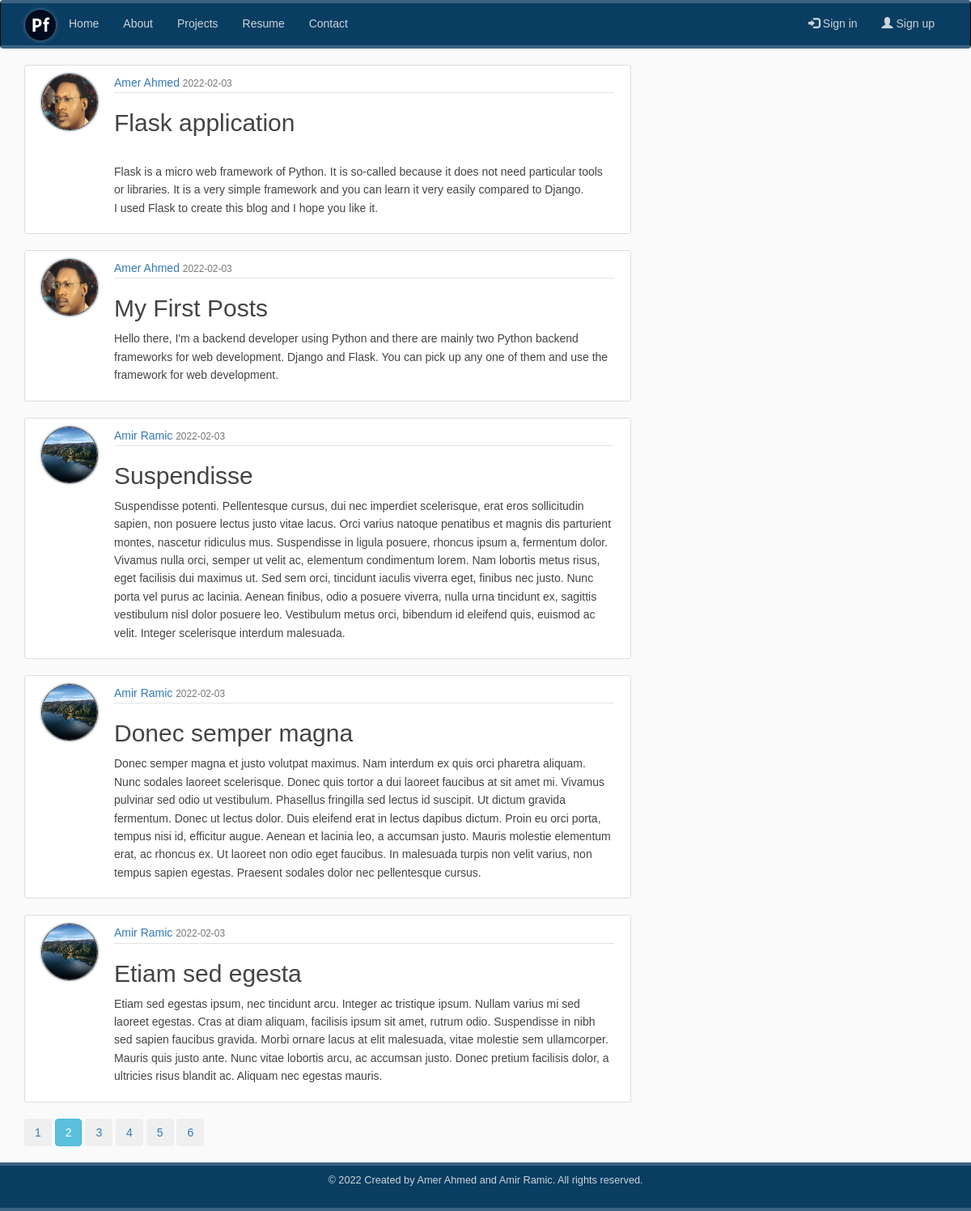
Page /?page=2 on the earlier database version.
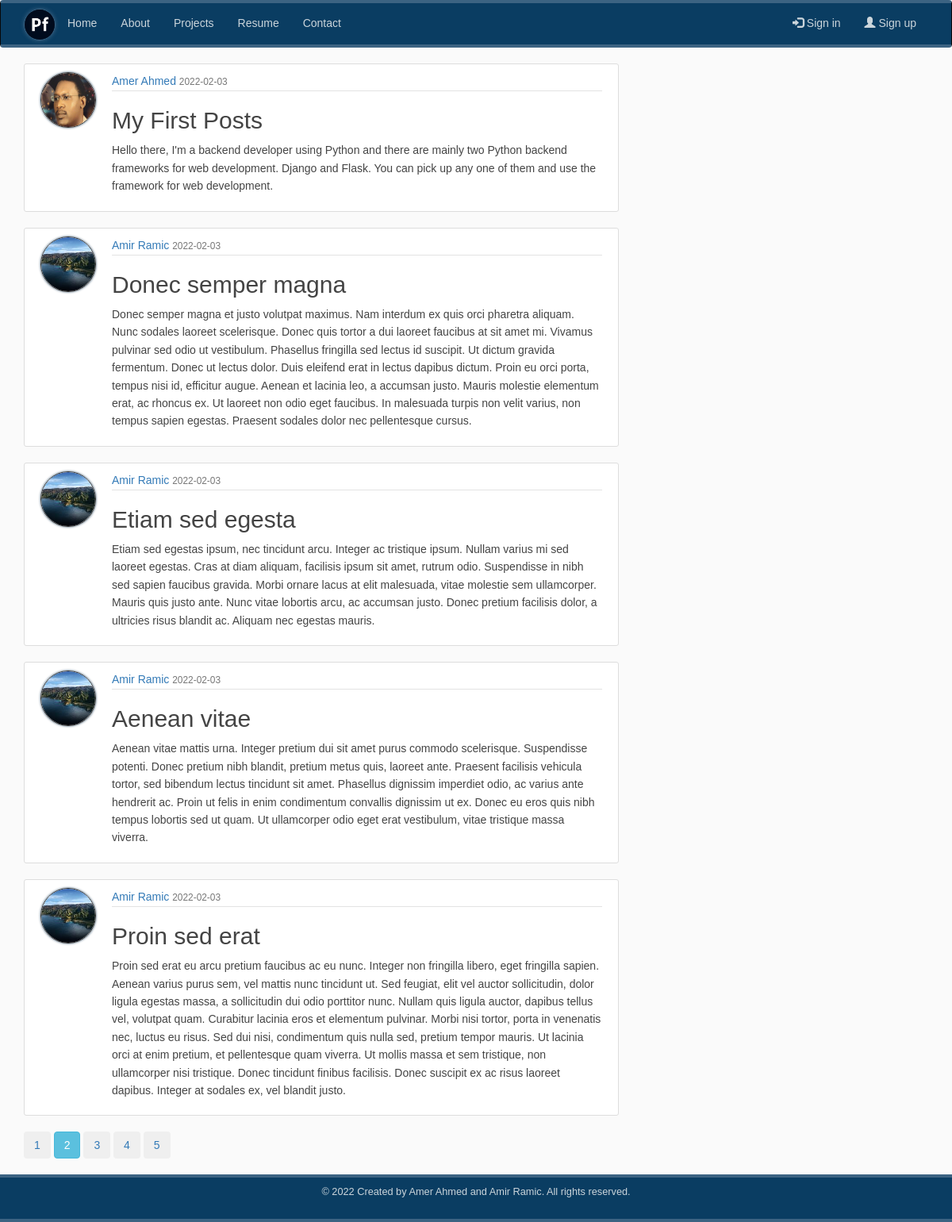
Same page on the later database version.
### app/models/models/models.py (models this page shows, shortened)
class Post(db.Model):
    __tablename__ = 'posts'
    id = db.Column(db.Integer, primary_key=True)
    title = db.Column(db.String(100), nullable=False)
    published = db.Column(db.DateTime, index=True, default=datetime.utcnow)
    content = db.Column(db.Text, nullable=False)
    user_id = db.Column(db.Integer, db.ForeignKey('users.id'), nullable=False)

class User(db.Model, UserMixin):
    __tablename__ = 'users'
    id = db.Column(db.Integer, primary_key=True)
    username = db.Column(db.String(64), unique=True, nullable=False, index=True)
    email = db.Column(db.String(120), unique=True, nullable=False, index=True)
    profile = db.Column(db.String(20), nullable=False, default='default.jpg')
    password = db.Column(db.String(64), nullable=False)
    posts = db.relationship('Post', backref='author', lazy='dynamic')

### app/admin/routes/routes.py (the view)
@admin.route('/')
def index():
    page = request.args.get('page', 1, type=int)
    posts = Post.query.order_by(Post.published.desc()).paginate(page=page, per_page=5)
    return render_template('index.html', posts=posts)

### app/templates/index.html (shortened to what this page needs)
{% extends "base.html" %}
{% block page_content %}
{% for post in posts.items %}
    <article class="media content-section">
        <img class="rounded-circle article-img" src="{{ url_for('static', filename='profile_pics/'
         + post.author.profile) }}" alt="Profile">
        <div class="media-body">
            <div class="article-metadata">
            <a class="mr-2" href="{{ url_for('users.user_posts', username=post.author.username) }}">{{ post.author.username }}</a>
            <small class="text-muted">{{ post.published.strftime('%Y-%m-%d') }}</small>
            </div>
            <h2><a class="article-title" href="{{ url_for('posts.post', post_id=post.id) }}">{{ post.title }}</a></h2>
           <p class="article-content">{{ post.content }}</p>
        </div>
      </article>
{% endfor %}
{% for page_number in posts.iter_pages(left_edge=2, left_current=2, right_current=5, right_edge=2) %}
  {% if page_number %}
      {% if posts.page == page_number %}
        <a class="btn btn-info mb-4" href="{{ url_for('admin.index', page=page_number) }}">{{ page_number }}</a>
      {% else %}
         <button type="button" class="btn btn-outline-info mb-4">
             <a  href="{{ url_for('admin.index', page=page_number) }}">{{ page_number }}</a>
         </button>
      {% endif %}
  {% endif %}
{% endfor %}
{% endblock  %}

Differences in the rows shown:
no longer on this page (row unchanged): Post: profile (picture), author.username "Amer Ahmed", published "2022-02-03", title "Flask application", content "Flask is a micro web framework of Python. It is so-called because it does not need particular tools or libraries. It is a very simple framework and you can learn it very easily compared to Django. I used Flask to create this blog and I hope you like it."
removed Post: profile (picture), author.username "Amir Ramic", published "2022-02-03", title "Suspendisse", content "Suspendisse potenti. Pellentesque cursus, dui nec imperdiet scelerisque, erat eros sollicitudin sapien, non posuere lectus justo vitae lacus. Orci varius natoque penatibus et magnis dis parturient montes, nascetur ridiculus mus. Suspendisse in ligula posuere, rhoncus ipsum a, fermentum dolor. Vivamus nulla orci, semper ut velit ac, elementum condimentum lorem. Nam lobortis metus risus, eget facilisis dui maximus ut. Sed sem orci, tincidunt iaculis viverra eget, finibus nec justo. Nunc porta vel purus ac lacinia. Aenean finibus, odio a posuere viverra, nulla urna tincidunt ex, sagittis vestibulum nisl dolor posuere leo. Vestibulum metus orci, bibendum id eleifend quis, euismod ac velit.…"
now on this page (row unchanged): Post: profile (picture), author.username "Amir Ramic", published "2022-02-03", title "Aenean vitae", content "Aenean vitae mattis urna. Integer pretium dui sit amet purus commodo scelerisque. Suspendisse potenti. Donec pretium nibh blandit, pretium metus quis, laoreet ante. Praesent facilisis vehicula tortor, sed bibendum lectus tincidunt sit amet. Phasellus dignissim imperdiet odio, ac varius ante hendrerit ac. Proin ut felis in enim condimentum convallis dignissim ut ex. Donec eu eros quis nibh tempus lobortis sed ut quam. Ut ullamcorper odio eget erat vestibulum, vitae tristique massa viverra."
now on this page (row unchanged): Post: profile (picture), author.username "Amir Ramic", published "2022-02-03", title "Proin sed erat", content "Proin sed erat eu arcu pretium faucibus ac eu nunc. Integer non fringilla libero, eget fringilla sapien. Aenean varius purus sem, vel mattis nunc tincidunt ut. Sed feugiat, elit vel auctor sollicitudin, dolor ligula egestas massa, a sollicitudin dui odio porttitor nunc. Nullam quis ligula auctor, dapibus tellus vel, volutpat quam. Curabitur lacinia eros et elementum pulvinar. Morbi nisi tortor, porta in venenatis nec, luctus eu risus. Sed dui nisi, condimentum quis nulla sed, pretium tempor mauris. Ut lacinia orci at enim pretium, et pellentesque quam viverra. Ut mollis massa et sem tristique, non ullamcorper nisi tristique. Donec tincidunt finibus facilisis. Donec suscipit ex ac risus…"
Other differences:
list line gone: "6"
